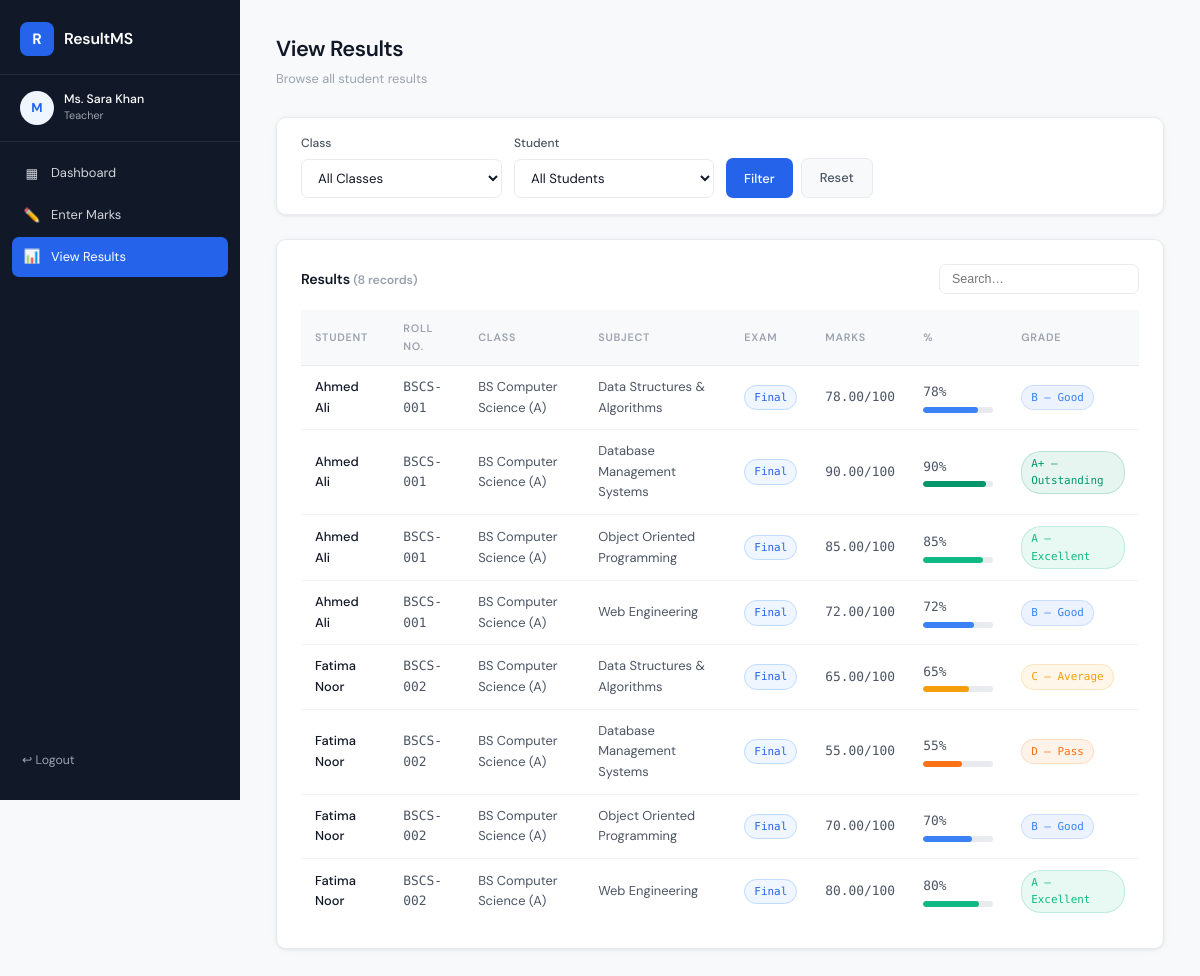
/teacher/view_results.php (signed in), run on the app's committed database.
### tables this page shows
CREATE TABLE results (
  id           INT AUTO_INCREMENT PRIMARY KEY,
  student_id   INT NOT NULL,
  subject_id   INT NOT NULL,
  marks        DECIMAL(5,2) NOT NULL DEFAULT 0,
  exam_type    ENUM('Mid','Final','Assignment','Quiz') NOT NULL DEFAULT 'Final',
  entered_by   INT NOT NULL,
  created_at   TIMESTAMP DEFAULT CURRENT_TIMESTAMP,
  UNIQUE KEY unique_result (student_id, subject_id, exam_type),
  FOREIGN KEY (student_id) REFERENCES students(id) ON DELETE CASCADE,
  FOREIGN KEY (subject_id) REFERENCES subjects(id) ON DELETE CASCADE,
  FOREIGN KEY (entered_by) REFERENCES users(id)
);

CREATE TABLE users (
  id          INT AUTO_INCREMENT PRIMARY KEY,
  full_name   VARCHAR(100) NOT NULL,
  email       VARCHAR(100) NOT NULL UNIQUE,
  password    VARCHAR(255) NOT NULL,
  role        ENUM('admin','teacher','student') NOT NULL DEFAULT 'student',
  created_at  TIMESTAMP DEFAULT CURRENT_TIMESTAMP
);

CREATE TABLE students (
  id          INT AUTO_INCREMENT PRIMARY KEY,
  user_id     INT NOT NULL,
  roll_number VARCHAR(20) NOT NULL UNIQUE,
  class_id    INT NOT NULL,
  created_at  TIMESTAMP DEFAULT CURRENT_TIMESTAMP,
  FOREIGN KEY (user_id)  REFERENCES users(id)    ON DELETE CASCADE,
  FOREIGN KEY (class_id) REFERENCES classes(id)  ON DELETE CASCADE
);

CREATE TABLE classes (
  id          INT AUTO_INCREMENT PRIMARY KEY,
  class_name  VARCHAR(50) NOT NULL,
  section     VARCHAR(10) NOT NULL,
  created_at  TIMESTAMP DEFAULT CURRENT_TIMESTAMP
);

CREATE TABLE subjects (
  id           INT AUTO_INCREMENT PRIMARY KEY,
  subject_name VARCHAR(100) NOT NULL,
  class_id     INT NOT NULL,
  total_marks  INT NOT NULL DEFAULT 100,
  FOREIGN KEY (class_id) REFERENCES classes(id) ON DELETE CASCADE
);

### includes/functions.php (called while the page is built, shortened)
<?php
function getGrade($percentage) {
    if ($percentage >= 90) return ['grade' => 'A+', 'label' => 'Outstanding', 'color' => '#059669'];
    if ($percentage >= 80) return ['grade' => 'A',  'label' => 'Excellent',   'color' => '#10b981'];
    if ($percentage >= 70) return ['grade' => 'B',  'label' => 'Good',        'color' => '#3b82f6'];
    if ($percentage >= 60) return ['grade' => 'C',  'label' => 'Average',     'color' => '#f59e0b'];
    if ($percentage >= 50) return ['grade' => 'D',  'label' => 'Pass',        'color' => '#f97316'];
    return ['grade' => 'F',  'label' => 'Fail',        'color' => '#ef4444'];
}
?>

### teacher/view_results.php (the view, shortened to what this page needs)
<?php
require_once '../includes/db.php';
require_once '../includes/functions.php';
$where = ["1=1"]; $params = []; $types = "";
$where_sql = implode(" AND ", $where);
$sql = "
    SELECT u.full_name, s.roll_number, sub.subject_name, sub.total_marks,
           r.marks, r.exam_type, c.class_name, c.section
    FROM results r
    JOIN students s   ON r.student_id = s.id
    JOIN users u      ON s.user_id    = u.id
    JOIN subjects sub ON r.subject_id = sub.id
    JOIN classes c    ON s.class_id   = c.id
    WHERE $where_sql
    ORDER BY u.full_name, sub.subject_name
";
$stmt = $conn->prepare($sql);
$stmt->execute();
$results = $stmt->get_result();
include '../includes/header.php';
?>
<div class="page-header">
  <div>
    <h1 class="page-title">View Results</h1>
    <p class="page-subtitle">Browse all student results</p>
  </div>
</div>
<div class="card" style="padding:16px 24px">
  <form method="GET" class="flex gap-3" style="flex-wrap:wrap;align-items:flex-end">
    <div class="form-group" style="min-width:200px">
      <label>Class</label>
      <select name="class_id">
        <option value="">All Classes</option>
      </select>
    </div>
    <div class="form-group" style="min-width:200px">
      <label>Student</label>
      <select name="student_id">
        <option value="">All Students</option>
      </select>
    </div>
    <div style="display:flex;gap:8px">
      <button type="submit" class="btn btn-primary">Filter</button>
      <a href="/student-result-system/teacher/view_results.php" class="btn btn-secondary">Reset</a>
    </div>
  </form>
</div>
<div class="card">
  <div class="flex items-center" style="justify-content:space-between;margin-bottom:16px">
    <div class="card-title" style="margin:0">Results <span class="text-muted text-sm">(<?= $results->num_rows ?> records)</span></div>
    <input type="text" id="tableSearch" placeholder="Search…" style="padding:7px 12px;border:1px solid var(--border);border-radius:7px;font-size:.83rem;width:200px">
  </div>
  <div class="table-wrapper">
    <?php if ($results->num_rows > 0): ?>
    <table>
      <thead>
        <tr><th>Student</th><th>Roll No.</th><th>Class</th><th>Subject</th><th>Exam</th><th>Marks</th><th>%</th><th>Grade</th></tr>
      </thead>
      <tbody>
        <?php while ($row = $results->fetch_assoc()):
          $pct = round(($row['marks'] / $row['total_marks']) * 100, 1);
          $g   = getGrade($pct);
        ?>
        <tr>
          <td><strong><?= htmlspecialchars($row['full_name']) ?></strong></td>
          <td class="mono"><?= $row['roll_number'] ?></td>
          <td><?= htmlspecialchars($row['class_name']) ?> (<?= $row['section'] ?>)</td>
          <td><?= htmlspecialchars($row['subject_name']) ?></td>
          <td><span class="badge badge-blue"><?= $row['exam_type'] ?></span></td>
          <td class="mono"><?= $row['marks'] ?>/<?= $row['total_marks'] ?></td>
          <td>
            <div class="mono"><?= $pct ?>%</div>
            <div class="progress-bar" style="width:70px">
              <div class="progress-fill" data-width="<?= $pct ?>" style="background:<?= $g['color'] ?>"></div>
            </div>
          </td>
          <td>
            <span class="badge" style="background:<?= $g['color'] ?>18;color:<?= $g['color'] ?>;border:1px solid <?= $g['color'] ?>30">
              <?= $g['grade'] ?> — <?= $g['label'] ?>
            </span>
          </td>
        </tr>
        <?php endwhile; ?>
      </tbody>
    </table>
    <?php else: ?>
      <div class="no-data">No results found.</div>
    <?php endif; ?>
  </div>
</div>
<?php include '../includes/footer.php'; ?>

### assets/css/style.css (style rules this page uses)
*, *::before, *::after { box-sizing: border-box; margin: 0; padding: 0; }
:root { --bg: #f8f9fb; --surface: #ffffff; --border: #e8eaed; --border-soft: #f0f2f5; --text-1: #111827; --text-2: #4b5563; --text-3: #9ca3af; --accent: #2563eb; --accent-soft: #eff6ff; --accent-dark: #1d4ed8; --danger: #ef4444; --success: #10b981; --warning: #f59e0b; --sidebar-w: 240px; --radius: 10px; --shadow: 0 1px 3px rgba(0,0,0,.06), 0 1px 8px rgba(0,0,0,.04); --shadow-md: 0 4px 16px rgba(0,0,0,.08); }
html { font-size: 15px; }
body { font-family: 'DM Sans', sans-serif; background: var(--bg); color: var(--text-1); line-height: 1.6; min-height: 100vh; }
.page-header { margin-bottom: 28px; display: flex; align-items: flex-start; justify-content: space-between; flex-wrap: wrap; gap: 12px; }
.page-title { font-size: 1.45rem; font-weight: 600; letter-spacing: -.02em; color: var(--text-1); }
.page-subtitle { font-size: .85rem; color: var(--text-3); margin-top: 2px; }
.card { background: var(--surface); border: 1px solid var(--border); border-radius: var(--radius); box-shadow: var(--shadow); padding: 24px; margin-bottom: 24px; }
.card-title { font-size: .95rem; font-weight: 600; margin-bottom: 18px; color: var(--text-1); letter-spacing: -.01em; }
.table-wrapper { overflow-x: auto; }
table { width: 100%; border-collapse: collapse; font-size: .86rem; }
thead th { text-align: left; padding: 10px 14px; font-size: .72rem; font-weight: 600; text-transform: uppercase; letter-spacing: .07em; color: var(--text-3); border-bottom: 1px solid var(--border); background: var(--bg); }
tbody td { padding: 11px 14px; border-bottom: 1px solid var(--border-soft); color: var(--text-2); vertical-align: middle; }
tbody tr:last-child td { border-bottom: none; }
td strong { color: var(--text-1); font-weight: 500; }
.form-group { display: flex; flex-direction: column; gap: 6px; }
.form-group label { font-size: .8rem; font-weight: 500; color: var(--text-2); }
.form-group input, .form-group select, .form-group textarea { padding: 9px 12px; border: 1px solid var(--border); border-radius: 7px; font-family: inherit; font-size: .88rem; color: var(--text-1); background: var(--surface); transition: border-color .15s, box-shadow .15s; outline: none; width: 100%; }
.btn { display: inline-flex; align-items: center; gap: 6px; padding: 9px 18px; border-radius: 7px; border: none; cursor: pointer; font-family: inherit; font-size: .86rem; font-weight: 500; text-decoration: none; transition: all .15s; white-space: nowrap; }
.btn-primary { background: var(--accent); color: #fff; }
.btn-secondary { background: var(--bg); color: var(--text-2); border: 1px solid var(--border); }
.badge { display: inline-block; padding: 3px 9px; border-radius: 20px; font-size: .73rem; font-weight: 500; font-family: 'DM Mono', monospace; }
.badge-blue { background: #eff6ff; color: var(--accent); border: 1px solid #bfdbfe; }
.progress-bar { height: 6px; background: var(--border); border-radius: 99px; overflow: hidden; margin-top: 4px; }
.progress-fill { height: 100%; border-radius: 99px; transition: width .4s ease; }
.flex { display: flex; }
.items-center { align-items: center; }
.gap-3 { gap: 12px; }
.text-sm { font-size: .82rem; }
.text-muted { color: var(--text-3); }
.mono { font-family: 'DM Mono', monospace; }

### data on the page
results: users.full_name "Ahmed Ali", student.roll_number "BSCS-001", classes.class_name "BS Computer Science", classes.section "A", subject.subject_name "Data Structures & Algorithms", exam_type "Final", marks "78.00", subject.total_marks "100", marks.total_marks "78", marks.total_marks "B", marks.total_marks "Good"
results: users.full_name "Ahmed Ali", student.roll_number "BSCS-001", classes.class_name "BS Computer Science", classes.section "A", subject.subject_name "Database Management Systems", exam_type "Final", marks "90.00", subject.total_marks "100", marks.total_marks "90", marks.total_marks "A+", marks.total_marks "Outstanding"
results: users.full_name "Ahmed Ali", student.roll_number "BSCS-001", classes.class_name "BS Computer Science", classes.section "A", subject.subject_name "Object Oriented Programming", exam_type "Final", marks "85.00", subject.total_marks "100", marks.total_marks "85", marks.total_marks "A", marks.total_marks "Excellent"
results: users.full_name "Ahmed Ali", student.roll_number "BSCS-001", classes.class_name "BS Computer Science", classes.section "A", subject.subject_name "Web Engineering", exam_type "Final", marks "72.00", subject.total_marks "100", marks.total_marks "72", marks.total_marks "B", marks.total_marks "Good"
results: users.full_name "Fatima Noor", student.roll_number "BSCS-002", classes.class_name "BS Computer Science", classes.section "A", subject.subject_name "Data Structures & Algorithms", exam_type "Final", marks "65.00", subject.total_marks "100", marks.total_marks "65", marks.total_marks "C", marks.total_marks "Average"
results: users.full_name "Fatima Noor", student.roll_number "BSCS-002", classes.class_name "BS Computer Science", classes.section "A", subject.subject_name "Database Management Systems", exam_type "Final", marks "55.00", subject.total_marks "100", marks.total_marks "55", marks.total_marks "D", marks.total_marks "Pass"
results: users.full_name "Fatima Noor", student.roll_number "BSCS-002", classes.class_name "BS Computer Science", classes.section "A", subject.subject_name "Object Oriented Programming", exam_type "Final", marks "70.00", subject.total_marks "100", marks.total_marks "70", marks.total_marks "B", marks.total_marks "Good"
results: users.full_name "Fatima Noor", student.roll_number "BSCS-002", classes.class_name "BS Computer Science", classes.section "A", subject.subject_name "Web Engineering", exam_type "Final", marks "80.00", subject.total_marks "100", marks.total_marks "80", marks.total_marks "A", marks.total_marks "Excellent"

### other printed values
APP_NAME "ResultMS"
substr($full_name, 0, 1) "M"
$full_name "Ms. Sara Khan"
$role "Teacher"
$item['icon'] "▦"
$item['label'] "Dashboard"
$item['icon'] "✏️"
$item['label'] "Enter Marks"
$item['icon'] "📊"
$item['label'] "View Results"
$results->num_rows "8"
